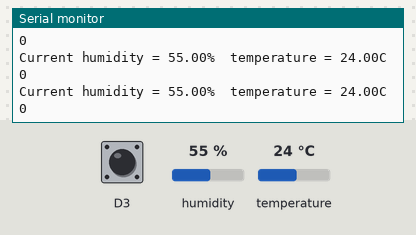
A sketch run on a simulated ESP8266 (NodeMCU). Shown: the last lines printed to the serial monitor. The test bench sets the inputs (shaded band); at power-on: humidity 55 %, temperature 24 °C, D3 HIGH. WiFi joins after 1.5 s; servers stay silent unless stated.

Above: at 4.5 s.
4.6 s: humidity set to 22 %
At 5.1 s:
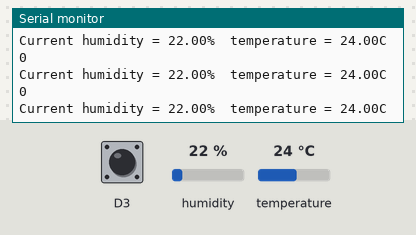
7.6 s: temperature set to 12 °C
At 8.1 s:
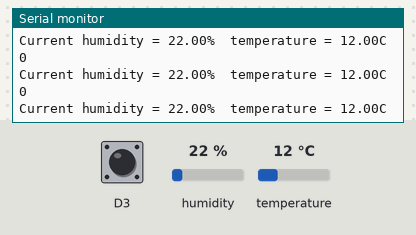
9.1 s: humidity set to 40 %
At 9.6 s:
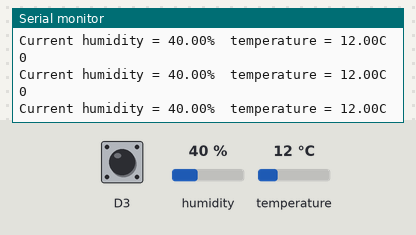
Timing chart, 0 to 12.1 s (numbered marks = the images above; inputs shaded):
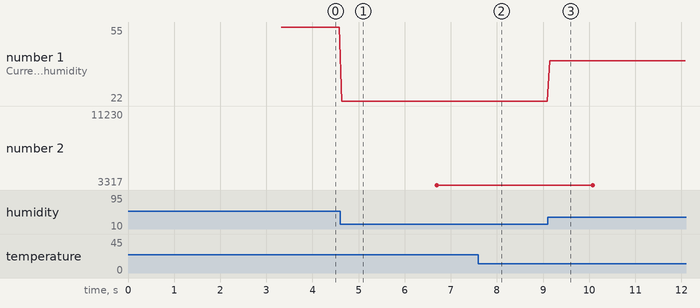

The sketch:

library.ino
```cpp
#include <dht.h>
#define dht_apin D2 // Analog Pin sensor is connected to
dht DHT;
#define BLYNK_PRINT Serial
#include <ESP8266WiFi.h>
#include <BlynkSimpleEsp8266.h>
String tw="";
int t1=0;
int t2=0;
int at1=0;
int at2=0;
// You should get Auth Token in the Blynk App.
// Go to the Project Settings (nut icon).
char auth[] = "<AUTH TOKEN>";

// Your WiFi credentials.
// Set password to "" for open networks.
char ssid[] = "<SSID>";
char pass[] = "<PASSWORD>";
void setup(){

  Serial.begin(9600);
 pinMode(D2,INPUT);
  delay(500);//Delay to let system boot

  Serial.println("DHT11 Humidity & temperature Sensor");

  delay(1000);//Wait before accessing Sensor
   Blynk.begin(auth, ssid, pass);

}//end "setup()"

void loop(){
   Blynk.run();
  //Start of Program

  DHT.read11(dht_apin);

    Serial.print("Current humidity = ");

    Serial.print(DHT.humidity);

    Serial.print("%  ");

    Serial.print("temperature = ");

    Serial.print(DHT.temperature);

    Serial.println("C  ");
    Serial.println(D3);
    if(digitalRead(D3)==0)
    {
    Blynk.tweet("Hello This is AI");
    delay(10000);
    }
 if(t1==1)
 {
  at1=millis();
 }
  //Wait 3 seconds before accessing sensor again.
  else if(t1==60)
  {
  Blynk.virtualWrite(V1,DHT.humidity);
  Blynk.virtualWrite(V2,DHT.temperature);
  t1=0;

  Serial.print(millis()-at1);
  Serial.println("  t1 ---");

  }
 if(t2==1)
 {
  at2=millis();
 }
  else if(t2==200)
  {
    tw="Hello";
  tw="Temperature is ";
  tw=tw+DHT.temperature;
  tw=tw+" Degree Celcius & Humidity is ";
  tw=tw+DHT.humidity;
  tw=tw+" %";
  Blynk.tweet(tw);
  tw="";
  t2=0;
  Serial.print(millis()-at2);
  Serial.println("  t2 ----------");
  }

  delay(1);

  t1++;
  t2++;
  //Fastest should be once every two seconds.

}// end loop()
```

Measured:
- after the input at 4.6 s, the serial monitor: prints a new line at once (image 1)
- after the input at 7.6 s, the serial monitor: prints a new line at once (image 2)
- after the input at 9.1 s, the serial monitor: prints a new line after 0.05 s (image 3)
- plotted number 1: 55 → 22 after the input at 4.6 s, 22 → 40 after the input at 9.1 s
